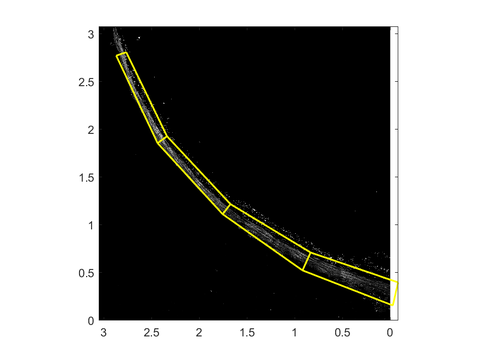
#> input picture SAM_Layering/8-13-20/Inf_ROI_seg_plot.png, 480 x 360 px, shrunk from 875 x 656 before the run, found by its file name
$ jupyter execute --allow-errors Prelim_8-13-20.ipynb   (shell and % lines are left out)
#> lines starting #> are read from the running program, lines starting #| are printed output that depends on the picture
I added fiber analysis results for more eyes. These preliminary results contain fiber analysis results for

(Previous data)
- 9-1 LE INF
- 9-1 RE INF

(New Data)
- 9-1 RE INF
- 9-1 RE SUP
- 11-3 LE INF
- 11-3 LE SUP
- 11-3 RE INF
- 11-3 RE SUP

# Results combining left and right eyes

That is, when splitting data by INF/SUP, ROI, or layer, the results for both eyes are combined. I expect the results to be somewhat skewed if there is indeed a difference in the collagen fiber properties between control (left eyes) and myopic eyes (right eyes)

[cell 1]
import pandas as pd
import numpy as np
import matplotlib as mpl
import matplotlib.pyplot as plt
import seaborn as sns
import cv2
import scipy

# Make the plots appear inline
# Make the plots interactive
#%matplotlib notebook

plt.rc('text', usetex=False)

file_name = r'ctfire_results_8-10-20.csv'
file_name = r'ca_results_8-13-20.csv' # Updated to compute angle relative to sclera boundary

#> (the rest of this cell did not finish here and is left out)

There's not a whole lot of meaningful information there. None of the data is divided into region, ROI, or layer. It does tell us that there are a total of 2758 data points, though. Which is something.

#> (a cell that did not finish here is left out)

Before going any further, I put the images that contain the ROI segments overlaid on the SHG images within the folder. Note these are for eye 9-1_LE, both Inf and Sup scans.

[cell 3]
im_fid_inf = r'.\Inf_ROI_seg_plot.png'
im_fid_sup = r'.\Sup_ROI_seg_plot.png'

inf_im = cv2.imread(im_fid_inf)
#> inf_im is the input picture: shape (360, 480, 3); mean B, G, R 129, 131, 131
sup_im = cv2.imread(im_fid_sup)
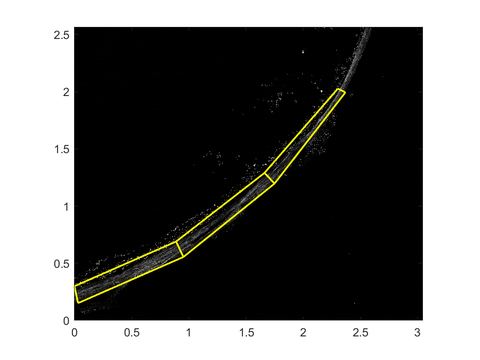
#> input picture SAM_Layering/8-13-20/Sup_ROI_seg_plot.png, 480 x 360 px, shrunk from 875 x 656 before the run, found by its file name
#> sup_im is the input picture: shape (360, 480, 3); mean B, G, R 105.2, 107, 107

# cv2 uses BGR ordering whereas pyplot imshow() uses RGB
inf_im = cv2.cvtColor(inf_im,cv2.COLOR_BGR2RGB)
sup_im = cv2.cvtColor(sup_im,cv2.COLOR_BGR2RGB)

# Display the images
this_fig, (ax1, ax2) = plt.subplots(1,2,figsize=(10,5))
ax1.imshow(inf_im)
ax2.imshow(sup_im)
ax1.set_title(r'Inferior')
ax2.set_title(r'Superior')
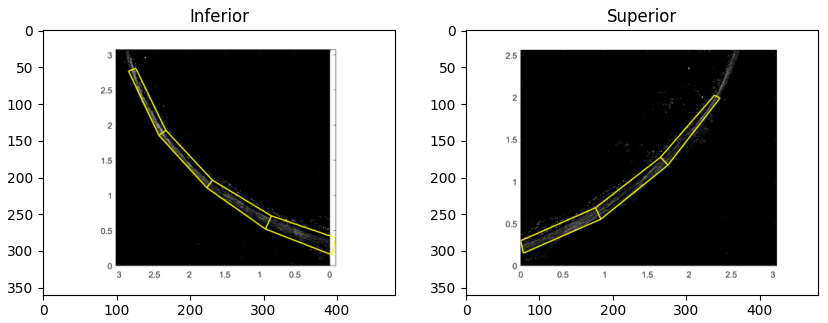
#> figure drawn by matplotlib, 2 panels

The above figure should be interactive, limited to resizing and zooming. Either way, once can see that the inferior region was divided into four distinct 1mm long ROIs whereas the superior region was divided into only three ROIs.
Note: during the creation of the ROIs, I can define any size I want for the ROI. I went with 1mm here in large part because it reduces the amount of manual preprocessing I have to do after this step, which is defining the sclera boundaries for each ROI image.

Layers are numbered 1-4, with layer 1 being the innermost layer (i.e., layer 4 is posterior)

The following two images are the first (i.e, closest to ONH) ROI for the inferior and superior regions.

[cell 4]
inf_roi_1 = r'9-1_LE_253_INF_MedZoom_ROI-1.tif'
sup_roi_1 = r'9-1_LE_253_SUP_MedZoom_ROI-1.tif'

roi_inf = cv2.imread(inf_roi_1)
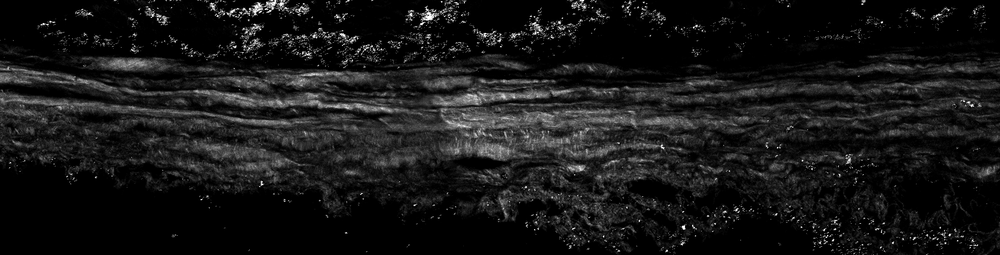
#> input picture SAM_Layering/8-13-20/9-1_LE_253_INF_MedZoom_ROI-1.tif, 1000 x 255 px, shrunk from 1822 x 465 before the run
#> roi_inf is the input picture: shape (255, 1000, 3); min 0, max 255, mean 23
roi_sup = cv2.imread(sup_roi_1)
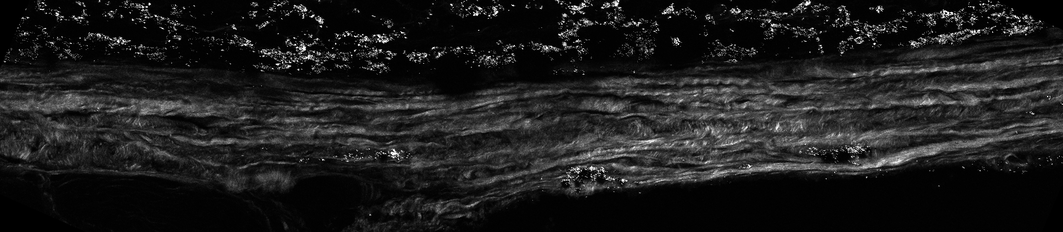
#> input picture SAM_Layering/8-13-20/9-1_LE_253_SUP_MedZoom_ROI-1.tif, 1063 x 232 px, shrunk from 1937 x 423 before the run
#> roi_sup is the input picture: shape (232, 1063, 3); min 0, max 255, mean 29

roi_inf = cv2.cvtColor(roi_inf,cv2.COLOR_BGR2RGB)
roi_sup = cv2.cvtColor(roi_sup,cv2.COLOR_BGR2RGB)

roi_fig, (ax1, ax2) = plt.subplots(1,2,figsize=(10,5))
ax1.imshow(roi_inf)
ax2.imshow(roi_sup)
ax1.set_title('Inferior, ROI 1')
ax2.set_title('Superior, ROI 1')
